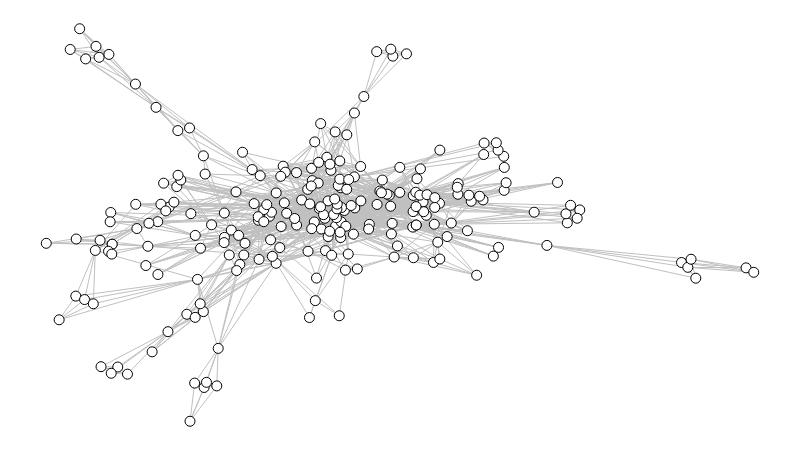

The cell this chart's notebook holds for it:
### Code cell
sn.node_size = 10
sn.node_color = (255, 255, 255)

sn.edge_width = 1
sn.edge_color = (192, 192, 192)

sn.node_label_position = 'hover'
g = sn.load_graph('players{}.gml'.format(camp_count), has_pos=False)
g = g.to_undirected()
sn.show_graph(g, nlab=True)

### Figure 1 — Plotly figure (JSON) as saved in the notebook; plotly's stock layout.template omitted (floating-point values rounded to 4 significant figures; data arrays with more than 128 entries replaced by an {"elided": "..."} marker saying what was removed)
{"data": [{"hoverinfo": "none", "line": {"color": "rgb(192, 192, 192)", "width": 1}, "mode": "lines", "type": "scatter", "uid": "2188d2ee-f7e9-11e8-afab-4b7feb3d8cf8", "x": {"elided": "4068 float values"}, "y": {"elided": "4068 float values"}}, {"hoverinfo": "text", "marker": {"color": "rgb(255, 255, 255)", "line": {"color": "rgb(0, 0, 0)", "width": 1}, "size": 10}, "mode": "markers", "text": {"elided": "238 str values"}, "textfont": {"color": "rgb(0, 0, 0)"}, "textposition": "middle center", "type": "scatter", "uid": "2188d546-f7e9-11e8-afab-4b7feb3d8cf8", "x": {"elided": "238 float values"}, "y": {"elided": "238 float values"}}], "layout": {"height": 450, "margin": {"b": 0, "l": 0, "r": 0, "t": 0}, "showlegend": false, "width": 800, "xaxis": {"showgrid": false, "showticklabels": false, "zeroline": false}, "yaxis": {"showgrid": false, "showticklabels": false, "zeroline": false}}}
